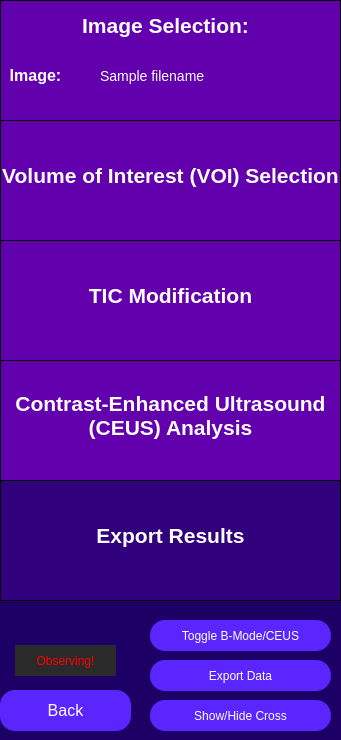
     <widget class="QWidget" name="sidebar" native="true">
      <property name="minimumSize">
       <size>
        <width>341</width>
        <height>0</height>
       </size>
      </property>
      <property name="maximumSize">
       <size>
        <width>341</width>
        <height>16777215</height>
       </size>
      </property>
      <property name="toolTip">
       <string>&lt;html&gt;&lt;head/&gt;&lt;body&gt;&lt;p&gt;&lt;br/&gt;&lt;/p&gt;&lt;/body&gt;&lt;/html&gt;</string>
      </property>
      <property name="styleSheet">
       <string notr="true">QWidget {
	background-color: rgb(28, 0, 101);
}</string>
      </property>
      <widget class="QFrame" name="imageSelectionSidebar">
       <property name="geometry">
        <rect>
         <x>0</x>
         <y>0</y>
         <width>341</width>
         <height>121</height>
        </rect>
       </property>
       <property name="styleSheet">
        <string notr="true">QFrame {
	background-color: rgb(99, 0, 174);
	border: 1px solid black;
}</string>
       </property>
       <property name="frameShape">
        <enum>QFrame::StyledPanel</enum>
       </property>
       <property name="frameShadow">
        <enum>QFrame::Raised</enum>
       </property>
       <widget class="QLabel" name="imageSelectionLabelSidebar">
        <property name="geometry">
         <rect>
          <x>70</x>
          <y>0</y>
          <width>191</width>
          <height>51</height>
         </rect>
        </property>
        <property name="styleSheet">
         <string notr="true">QLabel {
	font-size: 21px;
	color: rgb(255, 255, 255);
	background-color: rgba(255, 255, 255, 0);
	border: 0px;
	font-weight: bold;
}</string>
        </property>
        <property name="text">
         <string>Image Selection:</string>
        </property>
        <property name="alignment">
         <set>Qt::AlignCenter</set>
        </property>
       </widget>
       <widget class="QLabel" name="imageLabel">
        <property name="geometry">
         <rect>
          <x>-60</x>
          <y>50</y>
          <width>191</width>
          <height>51</height>
         </rect>
        </property>
        <property name="styleSheet">
         <string notr="true">QLabel {
	font-size: 16px;
	color: rgb(255, 255, 255);
	background-color: rgba(255, 255, 255, 0);
	border: 0px;
	font-weight: bold;
}</string>
        </property>
        <property name="text">
         <string>Image:</string>
        </property>
        <property name="alignment">
         <set>Qt::AlignCenter</set>
        </property>
       </widget>
       <widget class="QLabel" name="imagePathInput">
        <property name="geometry">
         <rect>
          <x>100</x>
          <y>50</y>
          <width>241</width>
          <height>51</height>
         </rect>
        </property>
        <property name="styleSheet">
         <string notr="true">QLabel {
	font-size: 14px;
	color: rgb(255, 255, 255);
	background-color: rgba(255, 255, 255, 0);
	border: 0px;
}</string>
        </property>
        <property name="text">
         <string>Sample filename </string>
        </property>
        <property name="alignment">
         <set>Qt::AlignLeading|Qt::AlignLeft|Qt::AlignVCenter</set>
        </property>
       </widget>
      </widget>
      <widget class="QFrame" name="roiSidebar">
       <property name="geometry">
        <rect>
         <x>0</x>
         <y>120</y>
         <width>341</width>
         <height>121</height>
        </rect>
       </property>
       <property name="styleSheet">
        <string notr="true">QFrame {
	background-color: rgb(99, 0, 174);
	border: 1px solid black;
}</string>
       </property>
       <property name="frameShape">
        <enum>QFrame::StyledPanel</enum>
       </property>
       <property name="frameShadow">
        <enum>QFrame::Raised</enum>
       </property>
       <widget class="QLabel" name="roiSidebarLabel">
        <property name="geometry">
         <rect>
          <x>0</x>
          <y>30</y>
          <width>341</width>
          <height>51</height>
         </rect>
        </property>
        <property name="styleSheet">
         <string notr="true">QLabel {
	font-size: 21px;
	color: rgb(255, 255, 255);
	background-color: rgba(255, 255, 255, 0);
	border: 0px;
	font-weight: bold;
}</string>
        </property>
        <property name="text">
         <string>Volume of Interest (VOI) Selection</string>
        </property>
        <property name="alignment">
         <set>Qt::AlignCenter</set>
        </property>
       </widget>
      </widget>
      <widget class="QFrame" name="rfAnalysisSidebar">
       <property name="geometry">
        <rect>
         <x>0</x>
         <y>480</y>
         <width>341</width>
         <height>121</height>
        </rect>
       </property>
       <property name="styleSheet">
        <string notr="true">QFrame {
	background-color:  rgb(49, 0, 124);
	border: 1px solid black;
}</string>
       </property>
       <property name="frameShape">
        <enum>QFrame::StyledPanel</enum>
       </property>
       <property name="frameShadow">
        <enum>QFrame::Raised</enum>
       </property>
       <widget class="QLabel" name="rfAnalysisLabel">
        <property name="geometry">
         <rect>
          <x>0</x>
          <y>30</y>
          <width>341</width>
          <height>51</height>
         </rect>
        </property>
        <property name="styleSheet">
         <string notr="true">QLabel {
	font-size: 21px;
	color: rgb(255, 255, 255);
	background-color: rgba(255, 255, 255, 0);
	border: 0px;
	font-weight: bold;
}</string>
        </property>
        <property name="text">
         <string>Export Results</string>
        </property>
        <property name="alignment">
         <set>Qt::AlignCenter</set>
        </property>
       </widget>
      </widget>
      <widget class="QFrame" name="ticAnalysisSidebar">
       <property name="geometry">
        <rect>
         <x>0</x>
         <y>360</y>
         <width>341</width>
         <height>121</height>
        </rect>
       </property>
       <property name="styleSheet">
        <string notr="true">QFrame {
	background-color: rgb(99, 0, 174);
	border: 1px solid black;
}</string>
       </property>
       <property name="frameShape">
        <enum>QFrame::StyledPanel</enum>
       </property>
       <property name="frameShadow">
        <enum>QFrame::Raised</enum>
       </property>
       <widget class="QLabel" name="ticAnalysisLabel">
        <property name="geometry">
         <rect>
          <x>0</x>
          <y>30</y>
          <width>341</width>
          <height>51</height>
         </rect>
        </property>
        <property name="styleSheet">
         <string notr="true">QLabel {
	font-size: 21px;
	color: rgb(255, 255, 255);
	background-color: rgba(255, 255, 255, 0);
	border: 0px;
	font-weight: bold;
}</string>
        </property>
        <property name="text">
         <string>Contrast-Enhanced Ultrasound
(CEUS) Analysis</string>
        </property>
        <property name="alignment">
         <set>Qt::AlignCenter</set>
        </property>
       </widget>
      </widget>
      <widget class="QPushButton" name="showHideCrossButton">
       <property name="geometry">
        <rect>
         <x>150</x>
         <y>700</y>
         <width>181</width>
         <height>31</height>
        </rect>
       </property>
       <property name="styleSheet">
        <string notr="true">QPushButton {
	color: white;
	font-size: 12px;
	background: rgb(90, 37, 255);
	border-radius: 15px;
}
QPushButton:checked {
	color:white; 
	font-size: 12px;
	background: rgb(45, 0, 110);
	border-radius: 15px;
}</string>
       </property>
       <property name="text">
        <string>Show/Hide Cross</string>
       </property>
      </widget>
      <widget class="QFrame" name="analysisParamsSidebar">
       <property name="geometry">
        <rect>
         <x>0</x>
         <y>240</y>
         <width>341</width>
         <height>121</height>
        </rect>
       </property>
       <property name="styleSheet">
        <string notr="true">QFrame {
	background-color: rgb(99, 0, 174);
	border: 1px solid black;
}</string>
       </property>
       <property name="frameShape">
        <enum>QFrame::StyledPanel</enum>
       </property>
       <property name="frameShadow">
        <enum>QFrame::Raised</enum>
       </property>
       <widget class="QLabel" name="analysisParamsLabel">
        <property name="geometry">
         <rect>
          <x>0</x>
          <y>30</y>
          <width>341</width>
          <height>51</height>
         </rect>
        </property>
        <property name="styleSheet">
         <string notr="true">QLabel {
	font-size: 21px;
	color: rgb(255, 255, 255);
	background-color: rgba(255, 255, 255, 0);
	border: 0px;
	font-weight:bold;
}</string>
        </property>
        <property name="text">
         <string>TIC Modification</string>
        </property>
        <property name="alignment">
         <set>Qt::AlignCenter</set>
        </property>
       </widget>
      </widget>
      <widget class="QPushButton" name="backButton">
       <property name="geometry">
        <rect>
         <x>0</x>
         <y>690</y>
         <width>131</width>
         <height>41</height>
        </rect>
       </property>
       <property name="styleSheet">
        <string notr="true">QPushButton {
	color: white;
	font-size: 16px;
	background: rgb(90, 37, 255);
	border-radius: 15px;
}</string>
       </property>
       <property name="text">
        <string>Back</string>
       </property>
      </widget>
      <widget class="QPushButton" name="toggleButton">
       <property name="geometry">
        <rect>
         <x>150</x>
         <y>620</y>
         <width>181</width>
         <height>31</height>
        </rect>
       </property>
       <property name="styleSheet">
        <string notr="true">QPushButton {
	color: white;
	font-size: 12px;
	background: rgb(90, 37, 255);
	border-radius: 15px;
}
QPushButton:checked {
	color:white; 
	font-size: 12px;
	background: rgb(45, 0, 110);
	border-radius: 15px;
}</string>
       </property>
       <property name="text">
        <string>Toggle B-Mode/CEUS</string>
       </property>
       <property name="checkable">
        <bool>true</bool>
       </property>
      </widget>
      <widget class="QLabel" name="navigatingLabel">
       <property name="geometry">
        <rect>
         <x>15</x>
         <y>645</y>
         <width>101</width>
         <height>31</height>
        </rect>
       </property>
       <property name="styleSheet">
        <string notr="true">QLabel { background-color : rgb(42, 42, 42); color : green; }</string>
       </property>
       <property name="text">
        <string>Navigating!</string>
       </property>
       <property name="alignment">
        <set>Qt::AlignCenter</set>
       </property>
      </widget>
      <widget class="QLabel" name="observingLabel">
       <property name="geometry">
        <rect>
         <x>15</x>
         <y>645</y>
         <width>101</width>
         <height>31</height>
        </rect>
       </property>
       <property name="styleSheet">
        <string notr="true">QLabel { background-color : rgb(42, 42, 42); color : red; }</string>
       </property>
       <property name="text">
        <string>Observing!</string>
       </property>
       <property name="alignment">
        <set>Qt::AlignCenter</set>
       </property>
      </widget>
      <widget class="QPushButton" name="exportDataButton">
       <property name="geometry">
        <rect>
         <x>150</x>
         <y>660</y>
         <width>181</width>
         <height>31</height>
        </rect>
       </property>
       <property name="styleSheet">
        <string notr="true">QPushButton {
	color: white;
	font-size: 12px;
	background: rgb(90, 37, 255);
	border-radius: 15px;
}
QPushButton:checked {
	color:white; 
	font-size: 12px;
	background: rgb(45, 0, 110);
	border-radius: 15px;
}</string>
       </property>
       <property name="text">
        <string>Export Data</string>
       </property>
      </widget>
      <zorder>roiSidebar</zorder>
      <zorder>rfAnalysisSidebar</zorder>
      <zorder>ticAnalysisSidebar</zorder>
      <zorder>showHideCrossButton</zorder>
      <zorder>analysisParamsSidebar</zorder>
      <zorder>backButton</zorder>
      <zorder>toggleButton</zorder>
      <zorder>imageSelectionSidebar</zorder>
      <zorder>navigatingLabel</zorder>
      <zorder>observingLabel</zorder>
      <zorder>exportDataButton</zorder>
     </widget>
